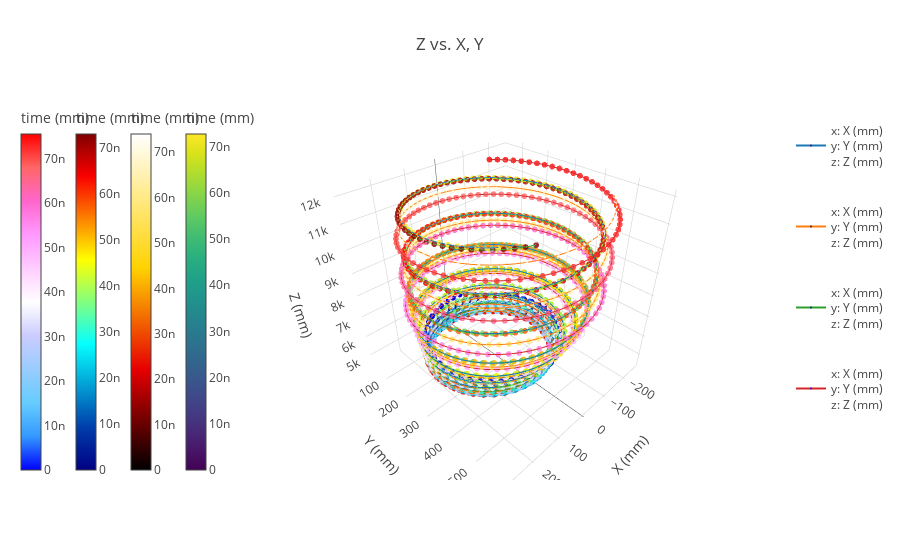

Here is the notebook cell this chart was saved with:
### Code cell
fig = scatter3d([df[::10].X for df in [df_out,df_out_x,df_out_y,df_out_z]],
          [df[::10].Y for df in [df_out,df_out_x,df_out_y,df_out_z]],
          [df[::10].Z for df in [df_out,df_out_x,df_out_y,df_out_z]],
          scale_list=[df[::10].time for df in [df_out,df_out_x,df_out_y,df_out_z]],
          mode_list=4*['markers+lines'],units_list=4*[('mm','mm','mm')],inline=True, 
          colors_list = ["Viridis","Hot","Jet","Picnic"]
         );

### Figure 1 — Plotly figure (JSON) as saved in the notebook; plotly's stock layout.template omitted (floating-point values rounded to 4 significant figures; data arrays with more than 128 entries replaced by an {"elided": "..."} marker saying what was removed)
{"data": [{"marker": {"cauto": false, "cmax": 7.271e-08, "cmin": 0, "color": {"elided": "728 float values"}, "colorbar": {"thickness": 20, "title": "time (mm)", "x": -0.1, "y": 0.5}, "colorscale": "Viridis", "opacity": 0.8, "reversescale": false, "showscale": true, "size": 2}, "mode": "markers+lines", "name": "<br>x: X (mm)<br>y: Y (mm)<br>z: Z (mm)<br>", "type": "scatter3d", "uid": "1340370e-382d-4e33-8f21-4e1b564d485c", "x": {"elided": "728 float values"}, "y": {"elided": "728 float values"}, "z": {"elided": "728 float values"}}, {"marker": {"cauto": false, "cmax": 7.401e-08, "cmin": 0, "color": {"elided": "741 float values"}, "colorbar": {"thickness": 20, "title": "time (mm)", "x": -0.2, "y": 0.5}, "colorscale": "Hot", "opacity": 0.8, "reversescale": false, "showscale": true, "size": 2}, "mode": "markers+lines", "name": "<br>x: X (mm)<br>y: Y (mm)<br>z: Z (mm)<br>", "type": "scatter3d", "uid": "7021c614-629b-4967-aa78-1c48fdc1fd1c", "x": {"elided": "741 float values"}, "y": {"elided": "741 float values"}, "z": {"elided": "741 float values"}}, {"marker": {"cauto": false, "cmax": 7.301e-08, "cmin": 0, "color": {"elided": "731 float values"}, "colorbar": {"thickness": 20, "title": "time (mm)", "x": -0.3, "y": 0.5}, "colorscale": "Jet", "opacity": 0.8, "reversescale": false, "showscale": true, "size": 2}, "mode": "markers+lines", "name": "<br>x: X (mm)<br>y: Y (mm)<br>z: Z (mm)<br>", "type": "scatter3d", "uid": "fe0d8f55-c9de-4219-8e18-c0c7795d8a87", "x": {"elided": "731 float values"}, "y": {"elided": "731 float values"}, "z": {"elided": "731 float values"}}, {"marker": {"cauto": false, "cmax": 7.551e-08, "cmin": 0, "color": {"elided": "756 float values"}, "colorbar": {"thickness": 20, "title": "time (mm)", "x": -0.4, "y": 0.5}, "colorscale": "Picnic", "opacity": 0.8, "reversescale": false, "showscale": true, "size": 2}, "mode": "markers+lines", "name": "<br>x: X (mm)<br>y: Y (mm)<br>z: Z (mm)<br>", "type": "scatter3d", "uid": "c423558a-87ff-4ec5-aa3a-352e73c8f5d4", "x": {"elided": "756 float values"}, "y": {"elided": "756 float values"}, "z": {"elided": "756 float values"}}], "layout": {"scene": {"xaxis": {"title": "X (mm)"}, "yaxis": {"title": "Y (mm)"}, "zaxis": {"title": "Z (mm)"}}, "showlegend": true, "title": "Z vs. X, Y"}}
